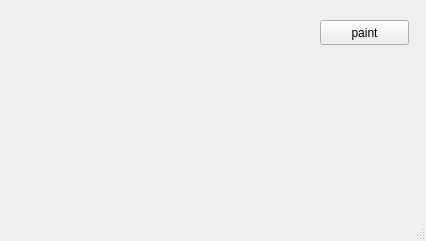
<?xml version="1.0" encoding="UTF-8"?>
<ui version="4.0">
 <class>MainWindow</class>
 <widget class="QMainWindow" name="MainWindow">
  <property name="geometry">
   <rect>
    <x>0</x>
    <y>0</y>
    <width>426</width>
    <height>241</height>
   </rect>
  </property>
  <property name="windowTitle">
   <string>MainWindow</string>
  </property>
  <widget class="QWidget" name="centralwidget">
   <widget class="QPushButton" name="pushButton">
    <property name="geometry">
     <rect>
      <x>320</x>
      <y>20</y>
      <width>89</width>
      <height>25</height>
     </rect>
    </property>
    <property name="text">
     <string>paint</string>
    </property>
   </widget>
  </widget>
  <widget class="QMenuBar" name="menubar">
   <property name="geometry">
    <rect>
     <x>0</x>
     <y>0</y>
     <width>426</width>
     <height>22</height>
    </rect>
   </property>
  </widget>
  <widget class="QStatusBar" name="statusbar"/>
 </widget>
 <resources/>
 <connections/>
</ui>
